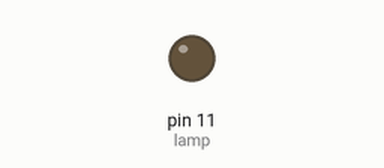
Simulated run of this sketch. Board: Arduino Uno, built with avr-gcc and run on an emulated ATmega328P. On the bench: output pins drawn as LEDs (lit = HIGH).

Above: at 0.7 s.
At 2.57 s:
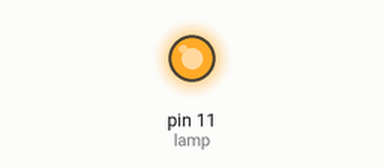
Timing chart, 0 to 3.0 s (numbered marks = the images above):
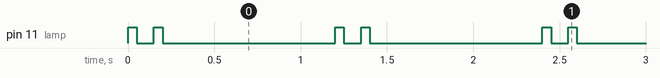

Measured:
- by itself, pin 11 (lamp): repeats every 1.2 s: LOW 0.10 s, HIGH 0.05 s, LOW 1.0 s, HIGH 0.05 s
- by itself, everything shown: repeats every 1.2 s, in 4 steps

The sketch:

Flugzeugblinker.ino
```cpp
int lamp = 11;
void setup()
{
  pinMode(lamp, OUTPUT);
}
void loop()
{
  digitalWrite(lamp, HIGH);
  delay(50);
  digitalWrite(lamp, LOW);
  delay(100);
  digitalWrite(lamp,HIGH);
  delay(50);
  digitalWrite(lamp, LOW);
  delay(1000);
}
```
